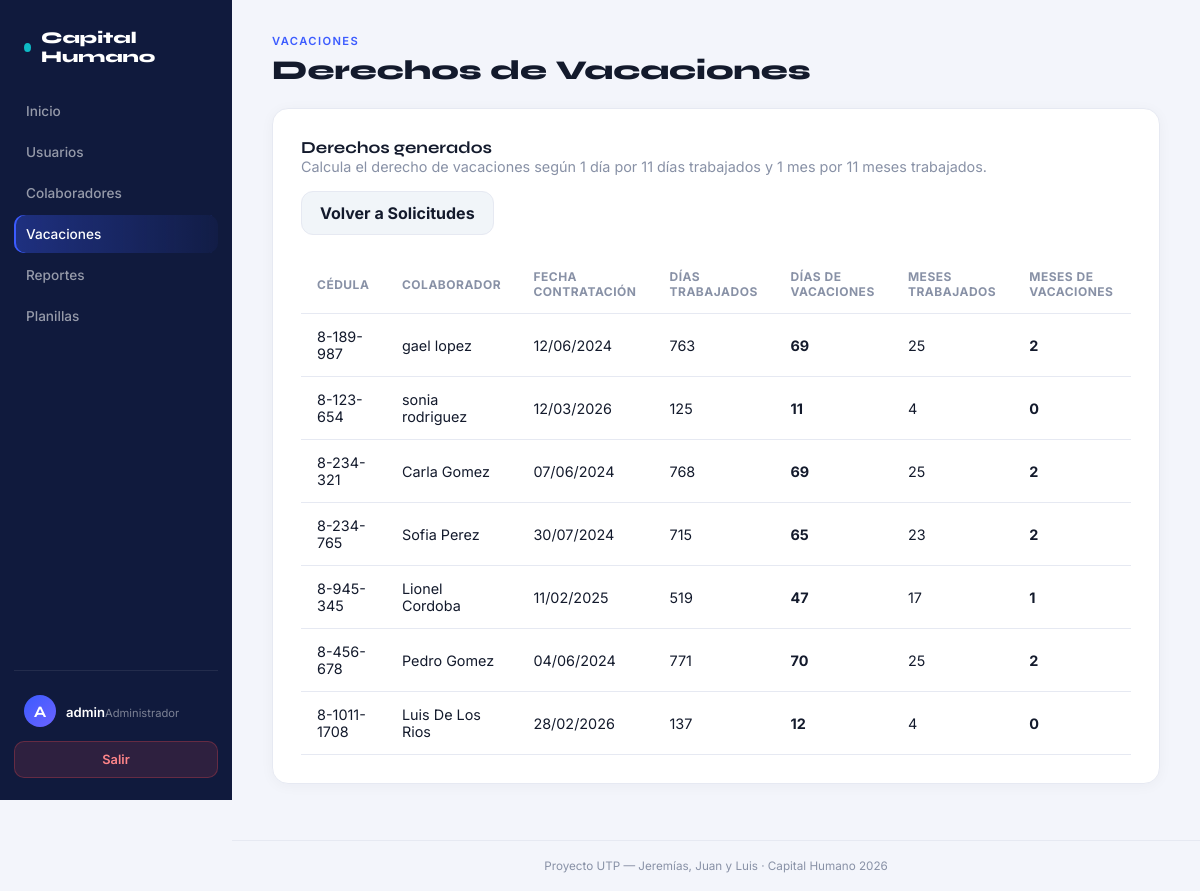
The app's page /vacaciones/derechos (signed in) with its own data.
### tables this page shows
CREATE TABLE `colaboradores` (
  `id` int NOT NULL AUTO_INCREMENT,
  `identificacion` varchar(20) NOT NULL,
  `primer_nombre` varchar(50) NOT NULL,
  `segundo_nombre` varchar(50) DEFAULT NULL,
  `primer_apellido` varchar(50) NOT NULL,
  `segundo_apellido` varchar(50) DEFAULT NULL,
  `sexo` char(1) DEFAULT NULL,
  `fecha_nacimiento` date NOT NULL,
  `foto_perfil` varchar(255) DEFAULT NULL,
  `direccion` text,
  `correo_personal` varchar(100) DEFAULT NULL,
  `telefono` varchar(20) DEFAULT NULL,
  `celular` varchar(20) DEFAULT NULL,
  `departamento` varchar(100) NOT NULL,
  `fecha_contratacion` date NOT NULL,
  `tipo_contrato` varchar(20) DEFAULT NULL,
  `ocupacion` varchar(100) NOT NULL,
  `estatus` varchar(20) DEFAULT 'Activo',
  `empleado_activo` tinyint(1) DEFAULT '1',
  `historial_academico_pdf` varchar(255) DEFAULT NULL,
  `integrity_signature` varchar(512) DEFAULT NULL,
  PRIMARY KEY (`id`),
  UNIQUE KEY `identificacion` (`identificacion`),
  UNIQUE KEY `correo_personal` (`correo_personal`)
);

### app/Controllers/VacacionController.php (called while the page is built, shortened)
<?php
class VacacionController {
    private Colaborador $colaboradorModel;
    public function __construct(Vacacion $vacacionModel, Colaborador $colaboradorModel) {
        $this->colaboradorModel = $colaboradorModel;
    }
    public function derechos(): void {
        $colaboradores = $this->colaboradorModel->getAllActive();
        require_once BASE_PATH . '/app/Views/modules/vacaciones/derechos.php';
    }
}

### app/Models/Colaborador.php (called while the page is built, shortened)
<?php
class Colaborador {
    private \PDO $db;
    public function __construct(\PDO $db) {
        $this->db = $db;
    }
    public function getAllActive(): array {
        $stmt = $this->db->query("SELECT * FROM colaboradores WHERE empleado_activo = 1 ORDER BY id DESC");
        $rows = $stmt->fetchAll(\PDO::FETCH_ASSOC);
        foreach ($rows as $row) {
            if (!empty($row[Integrity::getSignatureField()])) {
                Integrity::verifyRow($row, 'colaboradores', $row['id'], $this->db);
            }
        }
        return $rows;
    }
}

### app/Core/Integrity.php (called while the page is built, shortened)
<?php
class Integrity {
    private static ?string $secretKey = null;
    private static array $tableColumnsCache = [];
    public static function getSecretKey(): string {
        if (self::$secretKey !== null) {
            return self::$secretKey;
        }
        $envKey = getenv('INTEGRITY_SECRET');
        self::$secretKey = $envKey !== false && $envKey !== '' ? $envKey : self::DEFAULT_SECRET;
        return self::$secretKey;
    }
    public static function getTableColumns(\PDO $db, string $table): array {
        $table = self::sanitizeIdentifier($table);
        if (isset(self::$tableColumnsCache[$table])) {
            return self::$tableColumnsCache[$table];
        }
        $columns = [];
        $stmt = $db->query("SHOW COLUMNS FROM {$table}");
        foreach ($stmt->fetchAll(\PDO::FETCH_ASSOC) as $col) {
            if (!in_array($col['Field'], ['id', self::getSignatureField()], true)) {
                $columns[] = $col['Field'];
            }
        }
        self::$tableColumnsCache[$table] = $columns;
        return $columns;
    }
    public static function buildPayload(array $fields): string {
        ksort($fields);
        $parts = [];
        foreach ($fields as $key => $value) {
            $parts[] = $key . '=' . (string)$value;
        }
        return implode('|', $parts);
    }
    public static function getSignatureField(): string {
        return 'integrity_signature';
    }
    public static function signRecord(array $fields): string {
        $payload = self::buildPayload($fields);
        return base64_encode(hash_hmac('sha256', $payload, self::getSecretKey(), true));
    }
    public static function verifyRecord(array $fields, string $signature): bool {
        return hash_equals(self::signRecord($fields), $signature);
    }
    private static function sanitizeIdentifier(string $value): string {
        $clean = preg_replace('/[^a-zA-Z0-9_]/', '', $value);
        return $clean;
    }
    public static function getRowPayloadFields(array $row, array $allowedColumns = []): array {
        $signatureKey = self::getSignatureField();
        $payload = [];
        foreach ($row as $key => $value) {
            if (!is_string($key) || $key === $signatureKey || $key === 'id') {
                continue;
            }
            $payload[$key] = $value;
        }
        return $payload;
    }
    public static function verifyRow(array $row, string $table, string|int $id, ?\PDO $db = null): void {
        $signatureKey = self::getSignatureField();
        $signature = (string)$row[$signatureKey];
        $allowedColumns = [];
        if ($db !== null) {
            $allowedColumns = self::getTableColumns($db, $table);
        }
        $payloadFields = self::getRowPayloadFields($row, $allowedColumns);
    }
}

### app/Views/modules/vacaciones/derechos.php (the view, shortened to what this page needs)
<!DOCTYPE html>
<html lang="es">
<head>
</head>
<body>
    <aside class="sidebar">
        <a class="sidebar-brand" href="/home"><span class="dot"></span>Capital Humano</a>
        <ul class="sidebar-nav">
            <li class="sidebar-item"><a class="sidebar-link" href="/home">Inicio</a></li>
            <li class="sidebar-item"><a class="sidebar-link" href="/usuarios">Usuarios</a></li>
            <li class="sidebar-item"><a class="sidebar-link" href="/colaboradores">Colaboradores</a></li>
            <li class="sidebar-item active"><a class="sidebar-link" href="/vacaciones">Vacaciones</a></li>
            <li class="sidebar-item"><a class="sidebar-link" href="/reportes">Reportes</a></li>
            <li class="sidebar-item"><a class="sidebar-link" href="/planillas">Planillas</a></li>
        </ul>
        <div class="sidebar-foot">
            <div class="sidebar-user">
                <div class="sidebar-avatar">A</div>
                <div class="who"><b>admin</b><span>Administrador</span></div>
            </div>
            <a href="/logout" class="btn-logout">Salir</a>
        </div>
    </aside>
    <div class="main-wrap">
        <main class="main-container">
            <div class="page-title">
                <p>Vacaciones</p>
                <h1>Derechos de Vacaciones</h1>
            </div>
            <div class="card">
                <div class="card-header">
                    <div>
                        <h2>Derechos generados</h2>
                        <p>Calcula el derecho de vacaciones según 1 día por 11 días trabajados y 1 mes por 11 meses trabajados.</p>
                    </div>
                    <a href="/vacaciones" class="btn-secondary">Volver a Solicitudes</a>
                </div>
                <div class="table-wrap">
                    <table>
                        <thead>
                            <tr>
                                <th>Cédula</th>
                                <th>Colaborador</th>
                                <th>Fecha Contratación</th>
                                <th>Días Trabajados</th>
                                <th>Días de Vacaciones</th>
                                <th>Meses Trabajados</th>
                                <th>Meses de Vacaciones</th>
                            </tr>
                        </thead>
                        <tbody>
                            <?php foreach ($colaboradores as $col): ?>
                                <tr>
                                    <td><?php echo htmlspecialchars($col['identificacion']); ?></td>
                                    <td><?php echo htmlspecialchars($col['primer_nombre'] . ' ' . $col['primer_apellido']); ?></td>
                                    <td><?php echo htmlspecialchars(date('d/m/Y', strtotime($col['fecha_contratacion']))); ?></td>
                                    <td><?php echo htmlspecialchars($col['dias_trabajados']); ?></td>
                                    <td><span class="dias-num"><?php echo htmlspecialchars($col['dias_vacaciones']); ?></span></td>
                                    <td><?php echo htmlspecialchars($col['meses_trabajados']); ?></td>
                                    <td><span class="dias-num"><?php echo htmlspecialchars($col['meses_vacaciones']); ?></span></td>
                                </tr>
                            <?php endforeach; ?>
                        </tbody>
                    </table>
                </div>
            </div>
        </main>
        <footer>Proyecto UTP — Jeremías, Juan y Luis · Capital Humano 2026</footer>
    </div>
</body>
</html>

### records on screen
colaboradores: identificacion "8-189-987", primer_nombre+primer_apellido "gael lopez", fecha_contratacion "12/06/2024", dias_trabajados "763", dias_vacaciones "69", meses_trabajados "25", meses_vacaciones "2"
colaboradores: identificacion "8-123-654", primer_nombre+primer_apellido "sonia rodriguez", fecha_contratacion "12/03/2026", dias_trabajados "125", dias_vacaciones "11", meses_trabajados "4", meses_vacaciones "0"
colaboradores: identificacion "8-234-321", primer_nombre+primer_apellido "Carla Gomez", fecha_contratacion "07/06/2024", dias_trabajados "768", dias_vacaciones "69", meses_trabajados "25", meses_vacaciones "2"
colaboradores: identificacion "8-234-765", primer_nombre+primer_apellido "Sofia Perez", fecha_contratacion "30/07/2024", dias_trabajados "715", dias_vacaciones "65", meses_trabajados "23", meses_vacaciones "2"
colaboradores: identificacion "8-945-345", primer_nombre+primer_apellido "Lionel Cordoba", fecha_contratacion "11/02/2025", dias_trabajados "519", dias_vacaciones "47", meses_trabajados "17", empleado_activo "1"
colaboradores: identificacion "8-456-678", primer_nombre+primer_apellido "Pedro Gomez", fecha_contratacion "04/06/2024", dias_trabajados "771", dias_vacaciones "70", meses_trabajados "25", id "2"
colaboradores: identificacion "8-1011-1708", primer_nombre+primer_apellido "Luis De Los Rios", fecha_contratacion "28/02/2026", dias_trabajados "137", dias_vacaciones "12", meses_trabajados "4", meses_vacaciones "0"
